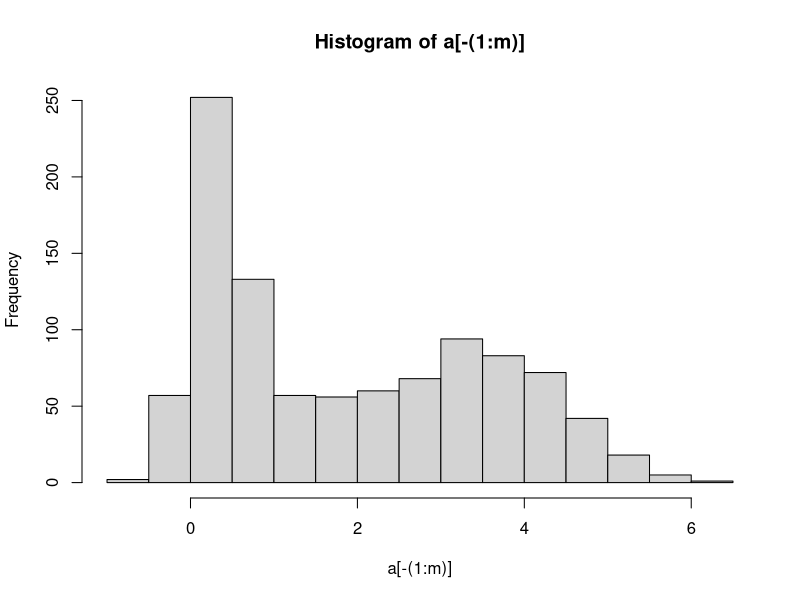
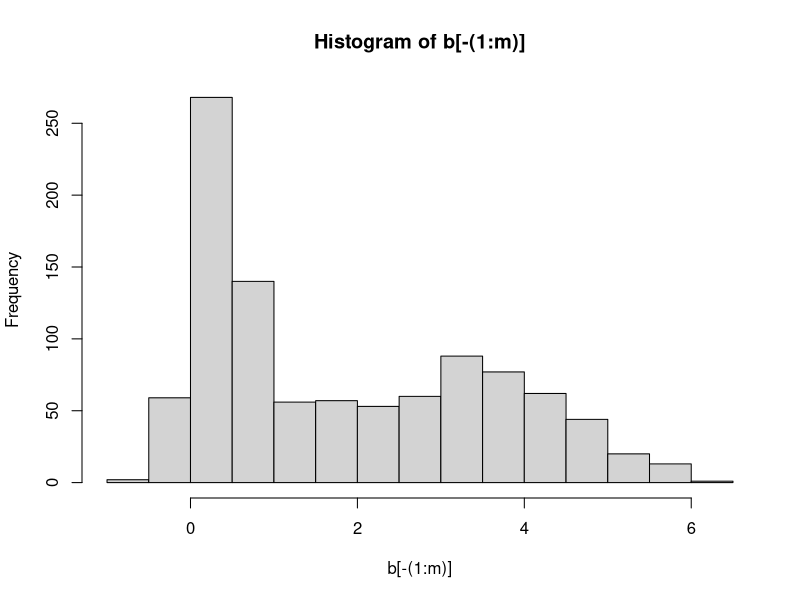

Source code (R) for these figures, in order:
## ---- chunk 1
knitr::opts_chunk$set(echo = TRUE)
## ---- chunk 2
n = 1000
m = 500 # Number of initial observations to be discarded
a = numeric(m+n)
b = numeric(m+n)
# initialize
a[1] = 2
b[1] = 2
for (i in 2:(m+n)) {
  a[i] = rnorm(1, mean = 4/(1+b[i-1]^2), sd = sqrt(1/(1+b[i-1]^2)))
  b[i] = rnorm(1, mean = 4/(1+a[i]^2), sd = sqrt(1/(1+a[i]^2)))
}
## ---- chunk 3
cat('Initial Alpha values:\n')
head(a)
cat('Initial Beta values:\n')
head(b)
## ---- chunk 4
cat('Mean alpha = ', mean(a[-(1:m)]),'\n')
cat('Mean beta = ', mean(b[-(1:m)]))
## ---- chunk 5
hist(a[-(1:m)])
## ---- chunk 6
hist(b[-(1:m)])
